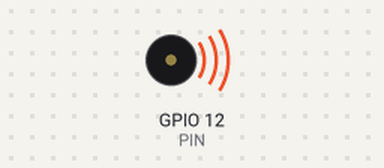
A program run on a simulated Raspberry Pi (BCM pin numbers). On the bench: buzzer (waves = sounding). At 12.0 s the program stops and its outputs stay as they are.

Above: at 0.3 s.
At 12.1 s:
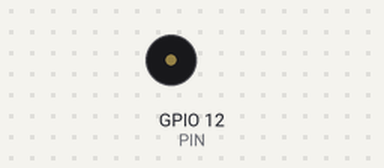
Timing chart, 0 to 13.5 s (numbered marks = the images above):
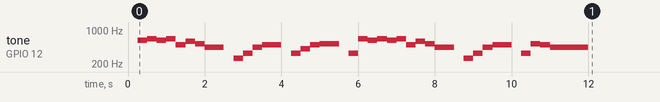

The program:

play_for_Elise_upper_part_swpwm.py
```python
import RPi.GPIO as GPIO
import re
import time

PIN = 12

TEMPO = 60  # テンポ（1分あたりの四分音符の数）
DURATION_PER_NOTE = 60 / TEMPO  # 4分音符1つあたりの発音時間

# 楽譜（音名と音の分割数の組のリストからなる。例えば、16は16分音符を意味する。）
UPPER_PART = [
    ["e5",16],["e-5",16],
    ["e5",16],["e-5",16],["e5",16],["b4",16],["d5",16],["c5",16],
    ["a4",8],["r",16],["c4",16],["e4",16],["a4",16],
    ["b4",8],["r",16],["e4",16],["a-4",16],["b4",16],
    ["c5",8],["r",16],["e4",16],["e5",16],["e-5",16],
    ["e5",16],["e-5",16],["e5",16],["b4",16],["d5",16],["c5",16],
    ["a4",8],["r",16],["c4",16],["e4",16],["a4",16],
    ["b4",8],["r",16],["e4",16],["c5",16],["b4",16],
    ["a4",4]
]

NOTE_DIFF = {"c":  -9, "c+": -8, "d-": -8, "d":  -7, "d+": -6,
             "e-": -6, "e":  -5, "f":  -4, "f+": -3, "g-": -3,
             "g":  -2, "g+": -1, "a-": -1, "a":   0, "a+":  1,
             "b-": 1, "b": 2, "r": None}

note_pattern = re.compile(r"^([a-gr])(\+|\-)?(\d+)?", re.IGNORECASE)
TUNING = 440  # 基準となるオクターブ4の「ラ」の周波数


def setup():
    GPIO.setmode(GPIO.BCM)
    GPIO.setup(PIN, GPIO.OUT)

def play_tone(p,tone):
    note_match = note_pattern.search(tone[0])
    (note_code, accidential, octave) = note_match.groups()
    #print((note_code, accidential, octave))
    note_acc = note_code + (accidential if accidential else "")  # シャープやフラットの文字を付加
    # 音程の取得と周波数の計算
    if note_code == "r":  # 休符（rest）の場合
        p.start(0)  # デューティ比0%でPWM信号の出力を開始（つまり、PWM信号を止める。）
    else:  # 音符の場合
        note_diff = NOTE_DIFF[note_acc]
        octave = int(octave)  # 文字列を整数に変換
        frequency = TUNING * \
                    (2 ** (octave - 4)) * \
                    ((2 ** note_diff) ** (1 / 12.0))
        p.ChangeFrequency(frequency)
        p.start(0.5)  # デューティ比50%でPWM信号の出力を開始
    duration = 4 * DURATION_PER_NOTE / tone[1]  # 発音（または非発音）時間を計算
    if len(tone) > 2:
        if tone[2] == ".":  # 付点音符（または休符）の場合
            duration *= 1.5
    time.sleep(duration)
    p.stop()

def play():
    p = GPIO.PWM(PIN, 440)
    for t in UPPER_PART:
        play_tone(p,t)

def destroy():
    GPIO.cleanup()


# 以降はメインプログラム
setup()

try:
    play()
except KeyboardInterrupt:
    pass

destroy()
```

Measured:
- by itself, tone on GPIO 12 (PIN): plays 622 Hz for 0.25 s, 659 Hz for 0.25 s, 622 Hz for 0.25 s, 659 Hz for 0.25 s, 493 Hz for 0.25 s, 587 Hz for 0.25 s … (34 notes in this stretch)
